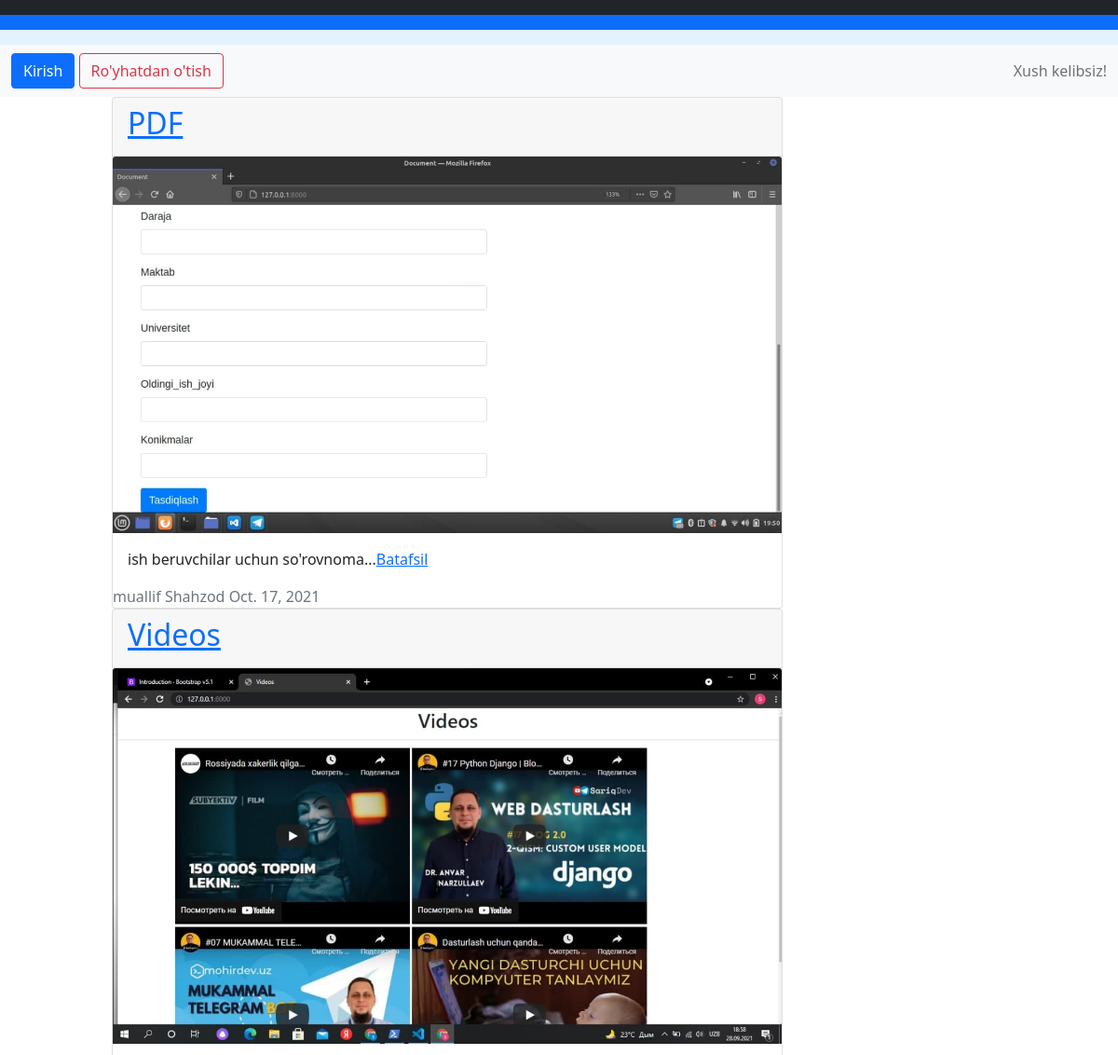
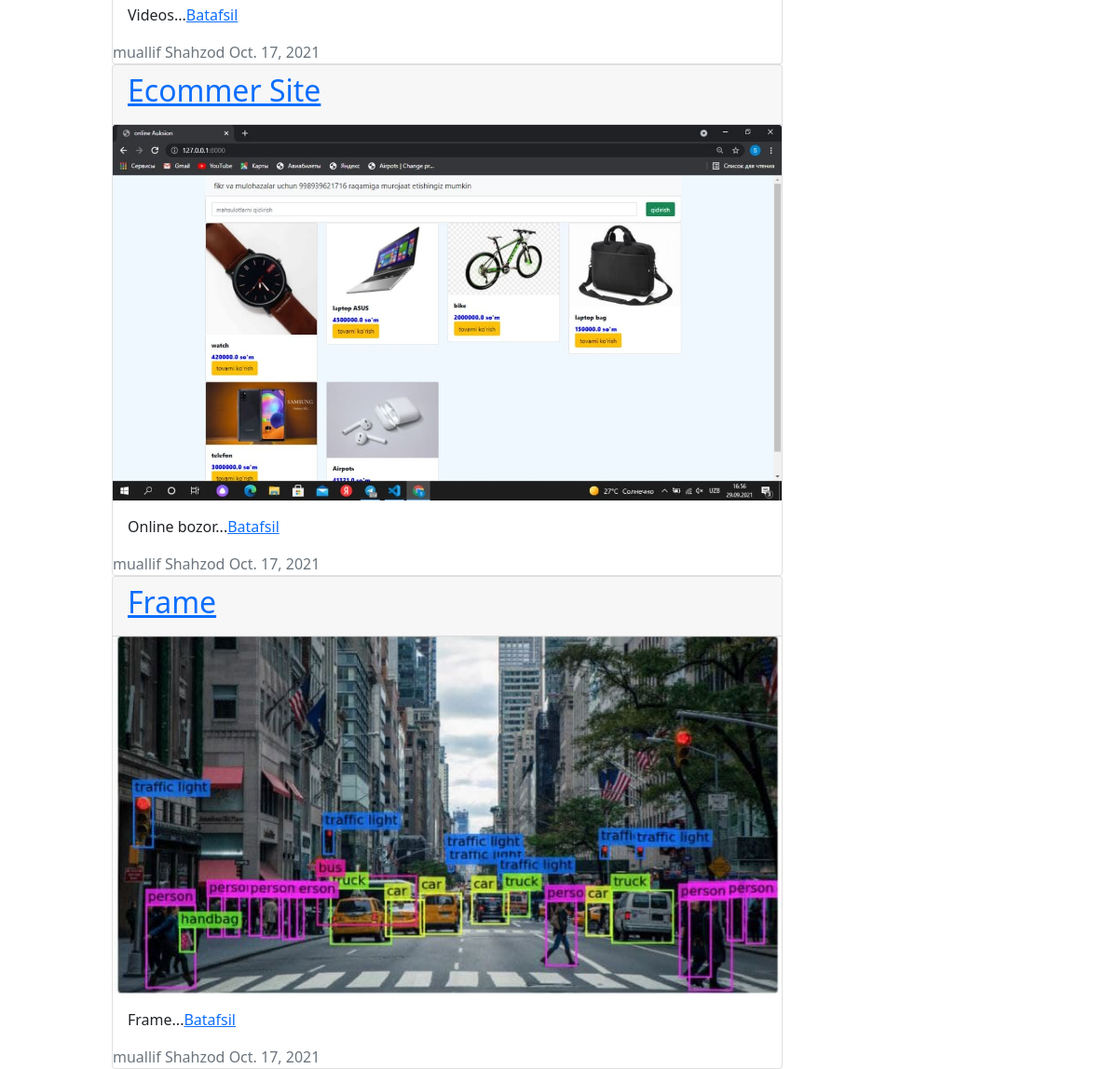
The app's page /articles/ with its own data (2 pictures, top to bottom).
### articles/models.py (models this page shows, shortened)
class Articles(models.Model):
    title = models.CharField(max_length=200)
    summary = models.CharField(max_length=200, blank=True)
    body = models.TextField()
    photo = models.ImageField(upload_to='images/', blank=True)
    date = models.DateField(auto_now_add=True)
    author = models.ForeignKey(
        get_user_model(),
        on_delete=models.CASCADE,
    )

### accounts/models.py (models this page shows)
class CustomUser(AbstractUser):
    age=models.PositiveIntegerField(null=True, blank=True)

### articles/views.py (the view)
# urls.py: path('',ArticlesListView.as_view(), name='article_list'),
class ArticlesListView(ListView):
    model = Articles
    template_name = 'article_list.html'

### templates/article_list.html (shortened to what this page needs)
{% extends 'base.html' %}
{% block content %}
   {% for articles in object_list %}
    <div class="card" style="width: 45rem; margin-left:10%">
        <div class="card-header">
            <span class="font-weight-bold"><a href="{% url 'article_detail' articles.pk %}"><h2>{{ articles.title }}</h2></a></span>
        </div>
        {% if articles.photo %}
            <img src="{{ articles.photo.url }}" class="card-img-top" alt="{{ articles.title }}">
        {% endif %}
        <div class="card-body">
            {{ articles.summary }}...<a href="{% url 'article_detail' articles.pk %}">Batafsil</a>
        </div>
        <div class="cart-footer text-left text-muted">
            <span class="text-muted">muallif {{ articles.author | title }} {{articles.date}}</span>
        </div>
    </div>
    {% endfor %}
{% endblock content %}

### templates/base.html (shortened to what this page needs)
<!DOCTYPE html>
<html lang="en">
<head>
    <link href="https://cdn.jsdelivr.net/npm/bootstrap@5.1.0/dist/css/bootstrap.min.css" rel="stylesheet">
</head>
<body>
    <nav class="navbar navbar-dark bg-dark">
    </nav>
      <nav class="navbar navbar-dark bg-primary">
      </nav>
      <nav class="navbar navbar-light" style="background-color: #e3f2fd;">
      </nav>
      <nav class="navbar navbar-expand-lg navbar-light bg-light">
<div class="container-fluid">
        {% if user.is_authenticated %}
    <a class="navbar-brand" href="#"></a>
    <button class="navbar-toggler" type="button" data-bs-toggle="collapse" data-bs-target="#navbarText" aria-controls="navbarText" aria-expanded="false" aria-label="Toggle navigation">
        <span class="navbar-toggler-icon"></span>
        {{ user.username |title}}
    </button>
    <div class="collapse navbar-collapse" id="navbarText">
        <ul class="navbar-nav me-auto mb-2 mb-lg-0">
            <li class="nav-item">
                <a class="nav-link active" aria-current="page" href="{% url 'article_new' %}">Yangi post</a>
              </li>
              <li class="nav-item">
                <a class="nav-link" href="{% url 'password_change' %}">Parolni almashtirish</a>
              </li>
              <li class="nav-item">
                <a class="nav-link" href="{% url 'logout'%}">Chiqib ketish</a>
              </li>
            </ul>
            {% else %}
                <form class="form-inline ml-auto">
                    <a href="{% url 'login' %}" class="btn btn-primary ml-2">Kirish</a>
                    <a href="{% url 'signup' %}" class="btn btn-outline-danger">Ro'yhatdan o'tish</a>
                </form>
        {% endif %}
            <span class="navbar-text">
              Xush kelibsiz!
            </span>
          </div>
      </nav>
    <main>
        {% block content %}
        {% endblock content %}
    </main>
</body>
</html>

### records on screen
Articles: title "PDF", photo (picture), summary "ish beruvchilar uchun so'rovnoma", author "Shahzod", date "Oct. 17, 2021"
Articles: title "Videos", photo (picture), summary "Videos", author "Shahzod", date "Oct. 17, 2021"
Articles: title "Ecommer Site", photo (picture), summary "Online bozor", author "Shahzod", date "Oct. 17, 2021"
Articles: title "Frame", photo (picture), summary "Frame", author "Shahzod", date "Oct. 17, 2021"
